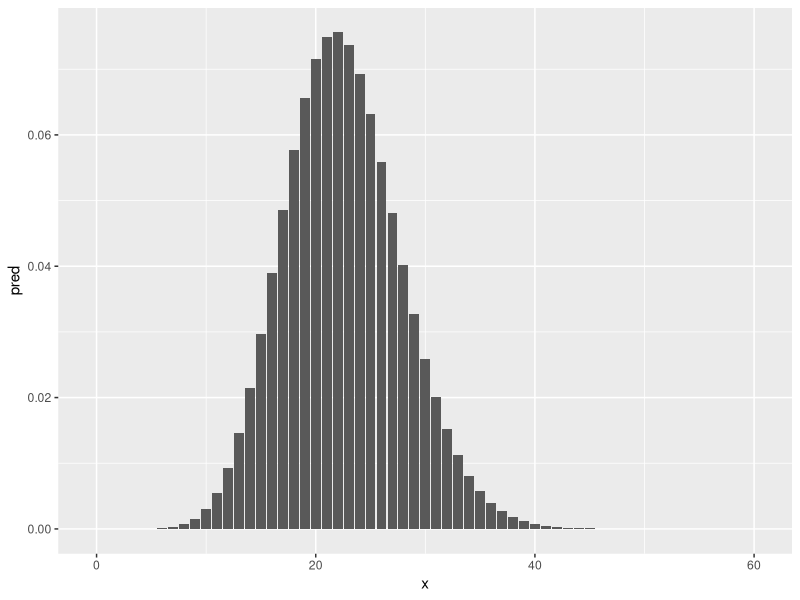
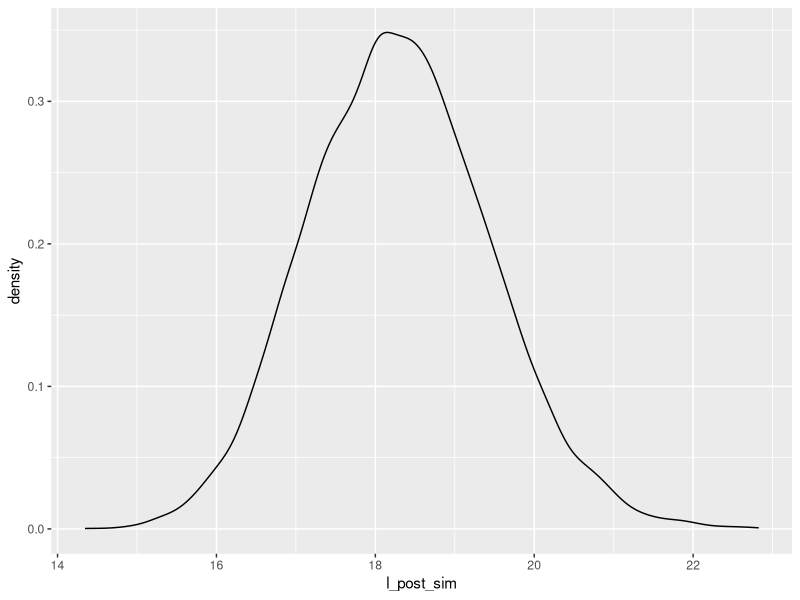
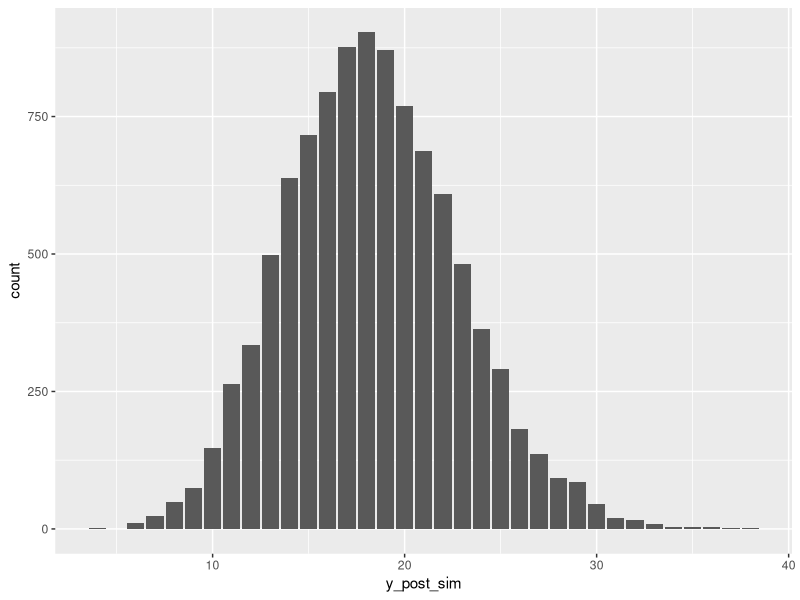

Here is the R script that generated these plots, in order: (Note: this script raises an error after producing the figures.)

# Exercise 2.1 ------------------------------------------------------------

## ------------------------------------------------------------------------
library(ggplot2)
library(dplyr)
library(tidyr)


# a) Prior definition -----------------------------------------------------
set.seed(123456)



# b) Likelihood calculation -----------------------------------------------

y <- c(21, 17, 17, 19, 16, 18, 15, 10, 17, 16)
n <- length(y)




# c) Draw the prior predictive distribution (conjugated) ------------------

x <- 0:60
prior <- c(90, 4)
pred <- dnbinom(x, prior[1], prior[2]/(1 + prior[2]))
df2 <- tibble(x, pred) 
ggplot(df2) +
  geom_bar(aes(x, pred), stat = "identity")



# d) Posterior calculation (conjugated) -----------------------------------

# Simulate 10000 draws from posterior density: l_post_sim
n <- length(y)

posterior <- c(prior[1]+ sum(y), prior[2] + n)
l_post_sim <- rgamma(10000, shape = posterior[1], rate = posterior[2])
ggplot(tibble(l_post_sim), aes(l_post_sim)) +
  geom_density()


# Simulate 10000 draws from the posterior predictive density: y_sim
y_post_sim <- rpois(10000, l_post_sim)
# Plot the posterior predictive density



# Plot the posterior predictive density
ggplot(tibble(y_post_sim), aes(y_post_sim)) +
  geom_bar()



## d) Posterior calculation (revisited)

y <- c(21, 17, 17, 19, 16, 18, 15, 10, 17, 16)
delta_l <- 0.01

df <- tibble(
  lambda = seq(0, 60, delta_l),
  likelihood = map_dbl(lambda, ~ prod(dpois(y, .x))),
  prior = dgamma(lambda, shape = 90, rate = 4),
  product = prior*likelihood,
  posterior = product / (sum(product)*0.01)
)

#  Use ggplot() to create a figure with the prior, the likelihood and the posterior
# distributions
ggplot(df) +
  geom_line(aes(lambda, prior), col="red") +
  geom_line(aes(lambda, likelihood), col = "blue") +
  geom_line(aes(lambda, posterior), col = "green")




# e) Probability that the number of visitors next week will be lower than 10
sum(dnbinom(0:9, posterior[1], posterior[2]/(1+posterior[2])))




# f) Draw the posterior predictive distribution ---------------------------
x <- 0:60
post <- dnbinom(x, posterior[1], posterior[2]/(1 + posterior[2]))
df <- tibble(x, post) 
ggplot(df) +
  geom_col(aes(x, post))




# g) For what option will you bet? ----------------------------------------
sum(dnbinom(0:14, posterior[1], posterior[2]/(1+posterior[2])))




# h) Flat prior -----------------------------------------------------------
# Simulate 10000 draws from prior density: p_sim
p_sim <- rgamma(10000, shape = 1, rate = 0.001)
ggplot(tibble(p_sim), aes(p_sim)) +
  geom_density() + 
  scale_x_continuous(limits = c(0,100))
# Simulate 10000 draws from the predictive density: y_sim
y_sim <- rpois(10000, p_sim)
# Plot the prior predictive density
ggplot(tibble(y_sim), aes(y_sim)) +
  geom_bar()
